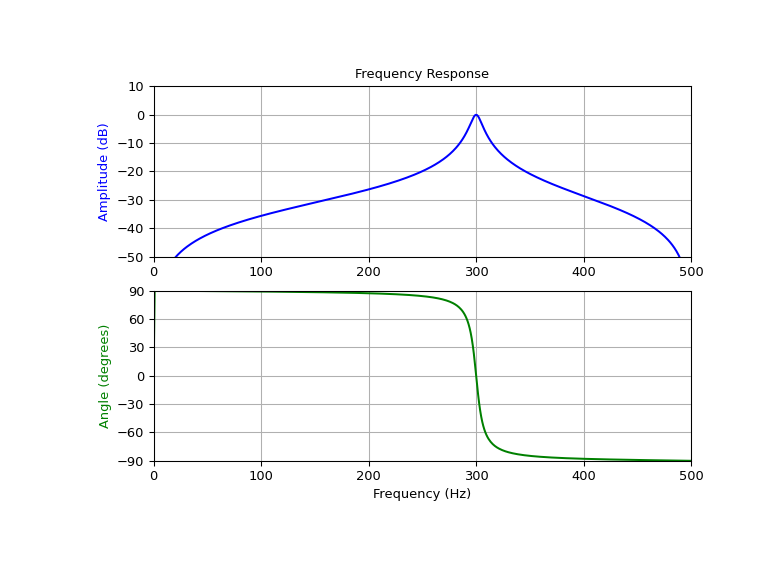

Reproduce this figure in Python.
# Design and plot filter to remove the frequencies other than the 300 Hz
# component from a signal sampled at 1000 Hz, using a quality factor Q = 30

from scipy import signal
import matplotlib.pyplot as plt

fs = 1000.0  # Sample frequency (Hz)
f0 = 300.0  # Frequency to be retained (Hz)
Q = 30.0  # Quality factor
# Design peak filter
b, a = signal.iirpeak(f0, Q, fs)

# Frequency response
freq, h = signal.freqz(b, a, fs=fs)
# Plot
fig, ax = plt.subplots(2, 1, figsize=(8, 6))
ax[0].plot(freq, 20*np.log10(np.maximum(abs(h), 1e-5)), color='blue')
ax[0].set_title("Frequency Response")
ax[0].set_ylabel("Amplitude (dB)", color='blue')
ax[0].set_xlim([0, 500])
ax[0].set_ylim([-50, 10])
ax[0].grid()
ax[1].plot(freq, np.unwrap(np.angle(h))*180/np.pi, color='green')
ax[1].set_ylabel("Angle (degrees)", color='green')
ax[1].set_xlabel("Frequency (Hz)")
ax[1].set_xlim([0, 500])
ax[1].set_yticks([-90, -60, -30, 0, 30, 60, 90])
ax[1].set_ylim([-90, 90])
ax[1].grid()
plt.show()
